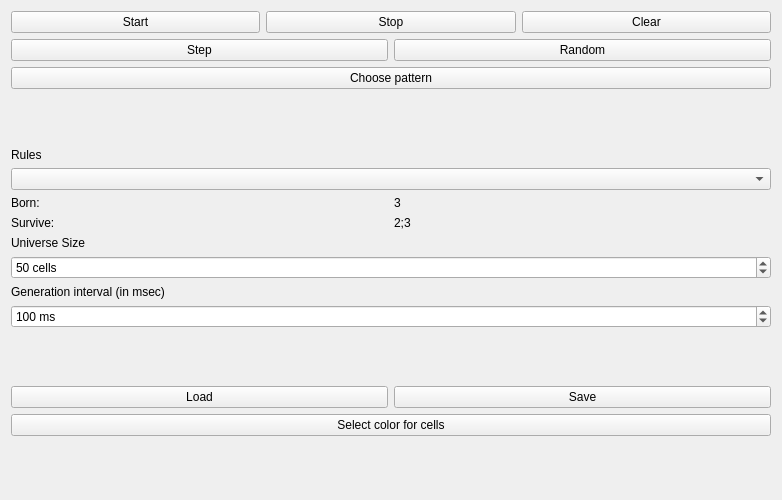
<?xml version="1.0" encoding="UTF-8"?>
<ui version="4.0">
 <class>MainWindow</class>
 <widget class="QMainWindow" name="MainWindow">
  <property name="geometry">
   <rect>
    <x>0</x>
    <y>0</y>
    <width>782</width>
    <height>500</height>
   </rect>
  </property>
  <property name="windowTitle">
   <string>Conway's Game of Life</string>
  </property>
  <widget class="QWidget" name="centralWidget">
   <layout class="QHBoxLayout" name="horizontalLayout">
    <item>
     <layout class="QHBoxLayout" name="mainLayout">
      <item>
       <layout class="QVBoxLayout" name="gameLayout"/>
      </item>
      <item>
       <layout class="QVBoxLayout" name="setLayout">
        <item>
         <layout class="QHBoxLayout" name="controlLayout">
          <item>
           <widget class="QPushButton" name="startButton">
            <property name="text">
             <string>Start</string>
            </property>
           </widget>
          </item>
          <item>
           <widget class="QPushButton" name="stopButton">
            <property name="text">
             <string>Stop</string>
            </property>
           </widget>
          </item>
          <item>
           <widget class="QPushButton" name="clearButton">
            <property name="text">
             <string>Clear</string>
            </property>
           </widget>
          </item>
         </layout>
        </item>
        <item>
         <layout class="QHBoxLayout" name="horizontalLayout_4">
          <item>
           <widget class="QPushButton" name="stepButton">
            <property name="text">
             <string>Step</string>
            </property>
           </widget>
          </item>
          <item>
           <widget class="QPushButton" name="randButton">
            <property name="focusPolicy">
             <enum>Qt::WheelFocus</enum>
            </property>
            <property name="text">
             <string>Random</string>
            </property>
           </widget>
          </item>
         </layout>
        </item>
        <item>
         <widget class="QPushButton" name="patternButton">
          <property name="text">
           <string>Choose pattern</string>
          </property>
         </widget>
        </item>
        <item>
         <spacer name="verticalSpacer_2">
          <property name="orientation">
           <enum>Qt::Vertical</enum>
          </property>
          <property name="sizeHint" stdset="0">
           <size>
            <width>20</width>
            <height>40</height>
           </size>
          </property>
         </spacer>
        </item>
        <item>
         <widget class="QLabel" name="label_2">
          <property name="text">
           <string>Rules</string>
          </property>
         </widget>
        </item>
        <item>
         <widget class="QComboBox" name="comboRules"/>
        </item>
        <item>
         <layout class="QHBoxLayout" name="horizontalLayout_2">
          <item>
           <widget class="QLabel" name="label_4">
            <property name="text">
             <string>Born:</string>
            </property>
           </widget>
          </item>
          <item>
           <widget class="QLabel" name="labelBorn">
            <property name="text">
             <string>3</string>
            </property>
           </widget>
          </item>
         </layout>
        </item>
        <item>
         <layout class="QHBoxLayout" name="horizontalLayout_3">
          <item>
           <widget class="QLabel" name="label_6">
            <property name="text">
             <string>Survive:</string>
            </property>
           </widget>
          </item>
          <item>
           <widget class="QLabel" name="labelSurv">
            <property name="text">
             <string>2;3</string>
            </property>
           </widget>
          </item>
         </layout>
        </item>
        <item>
         <widget class="QLabel" name="label">
          <property name="text">
           <string>Universe Size</string>
          </property>
         </widget>
        </item>
        <item>
         <widget class="QSpinBox" name="cellsControl">
          <property name="suffix">
           <string> cells</string>
          </property>
          <property name="minimum">
           <number>10</number>
          </property>
          <property name="maximum">
           <number>400</number>
          </property>
          <property name="value">
           <number>50</number>
          </property>
         </widget>
        </item>
        <item>
         <widget class="QLabel" name="label2">
          <property name="text">
           <string>Generation interval (in msec)</string>
          </property>
         </widget>
        </item>
        <item>
         <widget class="QSpinBox" name="iterInterval">
          <property name="suffix">
           <string> ms</string>
          </property>
          <property name="minimum">
           <number>50</number>
          </property>
          <property name="maximum">
           <number>100000</number>
          </property>
          <property name="singleStep">
           <number>10</number>
          </property>
          <property name="value">
           <number>100</number>
          </property>
         </widget>
        </item>
        <item>
         <spacer name="verticalSpacer_3">
          <property name="orientation">
           <enum>Qt::Vertical</enum>
          </property>
          <property name="sizeHint" stdset="0">
           <size>
            <width>20</width>
            <height>40</height>
           </size>
          </property>
         </spacer>
        </item>
        <item>
         <layout class="QHBoxLayout" name="fileLayout">
          <item>
           <widget class="QPushButton" name="loadButton">
            <property name="text">
             <string>Load</string>
            </property>
           </widget>
          </item>
          <item>
           <widget class="QPushButton" name="saveButton">
            <property name="text">
             <string>Save</string>
            </property>
           </widget>
          </item>
         </layout>
        </item>
        <item>
         <widget class="QPushButton" name="colorButton">
          <property name="text">
           <string>Select color for cells</string>
          </property>
         </widget>
        </item>
        <item>
         <spacer name="verticalSpacer">
          <property name="orientation">
           <enum>Qt::Vertical</enum>
          </property>
          <property name="sizeHint" stdset="0">
           <size>
            <width>20</width>
            <height>30</height>
           </size>
          </property>
         </spacer>
        </item>
       </layout>
      </item>
     </layout>
    </item>
   </layout>
  </widget>
 </widget>
 <layoutdefault spacing="6" margin="11"/>
 <resources/>
 <connections/>
</ui>
